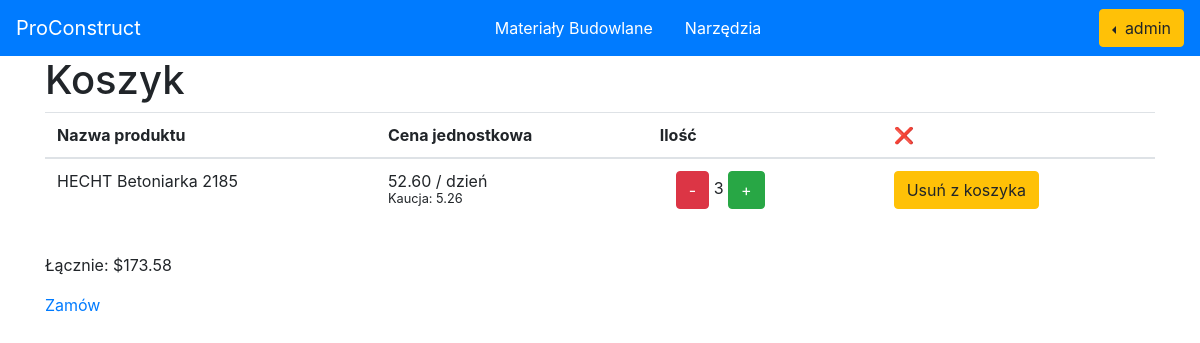
The app's page /cart/ (signed in), older data.
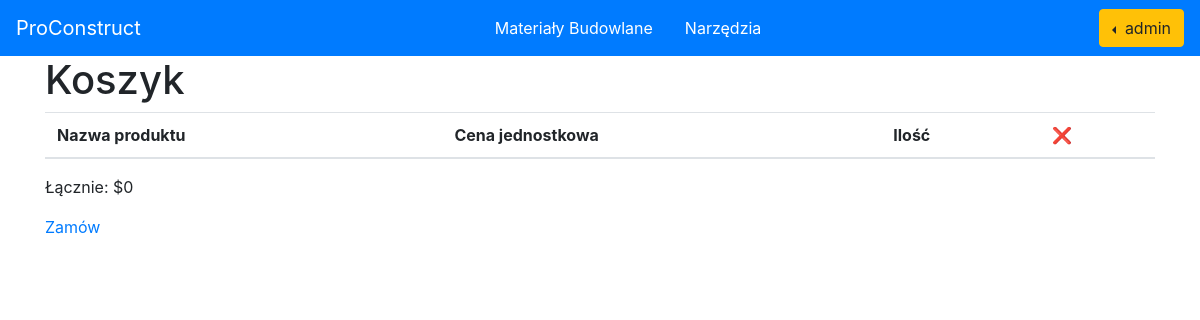
The same page, newer data.
### users/models.py (models this page shows, shortened)
class CustomUser(AbstractUser):
    email = models.EmailField(_('email address'), unique=True)
    USERNAME_FIELD = 'email'
    REQUIRED_FIELDS = ('username',)
    objects = CustomUserManager()

### base/models.py (models this page shows, shortened)
class CartItem(models.Model):
    cart = models.ForeignKey('Cart', on_delete=models.CASCADE, null=True, blank=True)
    product = models.ForeignKey(Product, on_delete=models.CASCADE, null=True, blank=True)
    equipment = models.ForeignKey(Equipment, on_delete=models.CASCADE, null=True, blank=True)
    product_quantity = models.PositiveIntegerField(default=1)
    equipment_quantity = models.PositiveIntegerField(default=1)

class Equipment(models.Model):
    name = models.CharField(max_length=100)
    description = models.TextField()
    price = models.DecimalField(max_digits=10, decimal_places=2)
    image = models.URLField()
    quantity = models.PositiveIntegerField(default=0)
    rental_rate = models.DecimalField(
        "Stawka najmu (za dzień)",
        max_digits=10, decimal_places=2, default=0
    )
    rental_period = models.CharField(
        "Jednostka najmu",
        max_length=10,
        choices=[('day', 'dzień'), ('week', 'tydzień'), ('month', 'miesiąc')],
        default='day'
    )
    deposit = models.DecimalField(
        "Kaucja",
        max_digits=10, decimal_places=2, default=0
    )

### base/views.py (the view)
# urls.py: path('cart/', views.view_cart, name='cart'),
@login_required()
def view_cart(request):
    cart_items, total_amount = calculate_total_amount(request)
    stripe_public_key = os.environ.get('STRIPE_PUBLIC_KEY', '')
    return render(request, 'base/cart.html', {
        'cart_items': cart_items,
        'total_amount': total_amount,
        'stripe_public_key': stripe_public_key
    })

### base/views.py (called while the page is built)
def calculate_total_amount(request):
    cart = request.user.cart
    cart_items = CartItem.objects.filter(cart=cart)
    product_total = cart_items.filter(product__isnull=False).aggregate(
        total=Sum(F('product__price') * F('product_quantity'))
    )['total'] or 0
    equipment_rental_total = cart_items.filter(equipment__isnull=False).aggregate(
        total=Sum(F('equipment__rental_rate') * F('equipment_quantity'))
    )['total'] or 0
    equipment_deposit_total = cart_items.filter(equipment__isnull=False).aggregate(
        total=Sum(F('equipment__deposit') * F('equipment_quantity'))
    )['total'] or 0
    equipment_total = equipment_rental_total + equipment_deposit_total
    return cart_items, round(product_total + equipment_total, 2)

### templates/base/cart.html (shortened to what this page needs)
{% include 'base/navbar.html' %}
{% load static %}
{% block content %}
<div class="container">
    <div class="cart-header">
        <h1>Koszyk</h1>
    </div>
        <table class="table">
            <thead>
                <tr>
                    <th scope="col">Nazwa produktu</th>
                    <th scope="col">Cena jednostkowa</th>
                    <th scope="col">Ilość</th>
                    <th scope="col">❌</th>
                </tr>
            </thead>
            <tbody>
             {% for item in cart_items %}
                <tr>
                {% if item.product %}
                    <td>{{ item.product.name }}</td>
                    <td>{{ item.product.price }}</td>
                    <td>
                    <button class="btn btn-danger" style="margin-left: 1rem;" onclick="updateQuantity('{{ item.id }}', 'decrement', 'product')">-</button>
                    <span id="product-quantity-{{ item.id }}">{{ item.product_quantity }}</span>
                    <button class="btn btn-success" style="margin-right: 1rem;" onclick="updateQuantity('{{ item.id }}', 'increment', 'product')">+</button>
                    </td>
                    <td>
                         <form action="{% if item.product.id %}{% url 'remove-product-from-cart' item.product.id %}{% endif %}" method="post">
                            {% csrf_token %}
                            <button class="btn btn-warning" type="submit">Usuń z koszyka</button>
                         </form>
                    </td>
                {%  elif item.equipment %}
                    <td>{{ item.equipment.name }}</td>
                    <td>
                        {{ item.equipment.rental_rate }} / {{ item.equipment.get_rental_period_display }}<br>
                        <small>Kaucja: {{ item.equipment.deposit }}</small>
                    </td>
                    <td>
                    <button class="btn btn-danger" style="margin-left: 1rem;" onclick="updateQuantity('{{ item.id }}', 'decrement', 'equipment')">-</button>
                    <span id="equipment-quantity-{{ item.id }}">{{ item.equipment_quantity }}</span>
                    <button class="btn btn-success" style="margin-right: 1rem;" onclick="updateQuantity('{{ item.id }}', 'increment', 'equipment')">+</button>
                    </td>
                    <td>
                         <form action="{% if item.equipment.id %}{% url 'remove-equipment-from-cart' item.equipment.id %}{% endif %}" method="post">
                            <button class="btn btn-warning" type="submit">Usuń z koszyka</button>
                         </form>
                    </td>
                {% endif %}
                </tr>
             {% endfor %}
            </tbody>
        </table>
    <div class="cart-total">
        <p>Łącznie: $<span id="total-amount">{{ total_amount }}</span></p>
    </div>
    <a class="checkout-button" href="{% url 'checkout' %}">Zamów</a>
</div>
{% endblock %}

### templates/base/navbar.html (shortened to what this page needs)
<link rel="stylesheet" href="https://cdn.jsdelivr.net/npm/bootstrap@4.4.1/dist/css/bootstrap.min.css">
<nav class="navbar navbar-dark sticky-top bg-primary">
    <a class="navbar-brand" href="/">ProConstruct</a>
    <ul class="nav justify-content">
        <li class="nav-item">
            <a class="nav-link" style="color: white; " href="{% url 'product-list' %}">Materiały Budowlane</a>
        </li>
        <li>
            <a class="nav-link" style="color: white;" href="{% url 'equipment-list' %}">Narzędzia</a>
        </li>
    </ul>
    {% if request.user.is_authenticated %}
        <div class="dropleft">
            <button class="btn btn-warning dropdown-toggle" type="button" id="dropdownMenuButton" data-toggle="dropdown" aria-haspopup="true" aria-expanded="false">
                {{ request.user.username }}
            </button>
        </div>
    {% endif %}
</nav>

Row changes from the older to the newer data that the page shows:
removed CartItem: equipment.name "HECHT Betoniarka 2185", equipment.rental_rate "52.60", equipment.rental_period "dzień", equipment.deposit "5.26", equipment_quantity "3"
Text that changed along with them:
{{ total_amount }}: "173.58" → "0"
